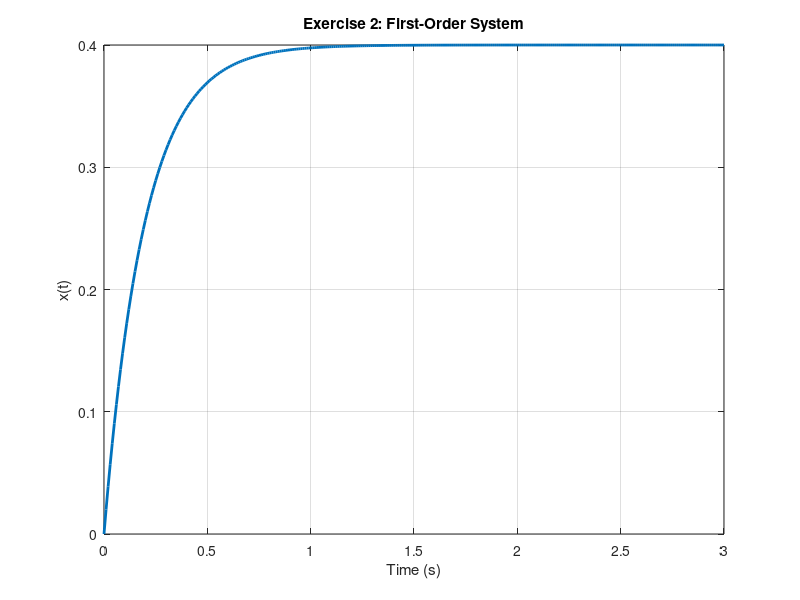

Recreate this plot in MATLAB.
clear;
clc;
close all;

t = 0:0.01:3;
dt = 0.01;

u = ones(size(t));
x = zeros(size(t));

for k = 1:length(t)-1
    dx = -5*x(k) + 2*u(k);
    x(k+1) = x(k) + dx*dt;
end

plot(t,x,'LineWidth',2);
grid on;

xlabel('Time (s)');
ylabel('x(t)');
title('Exercise 2: First-Order System');
